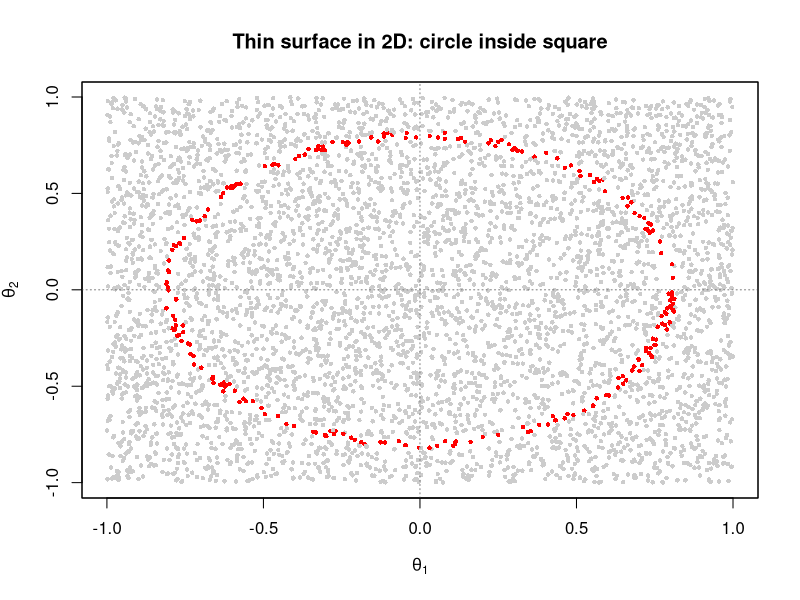
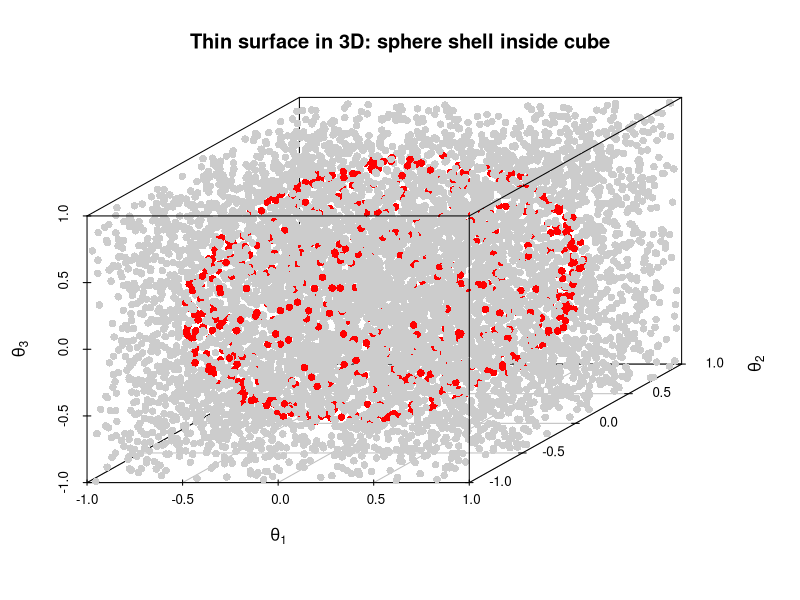
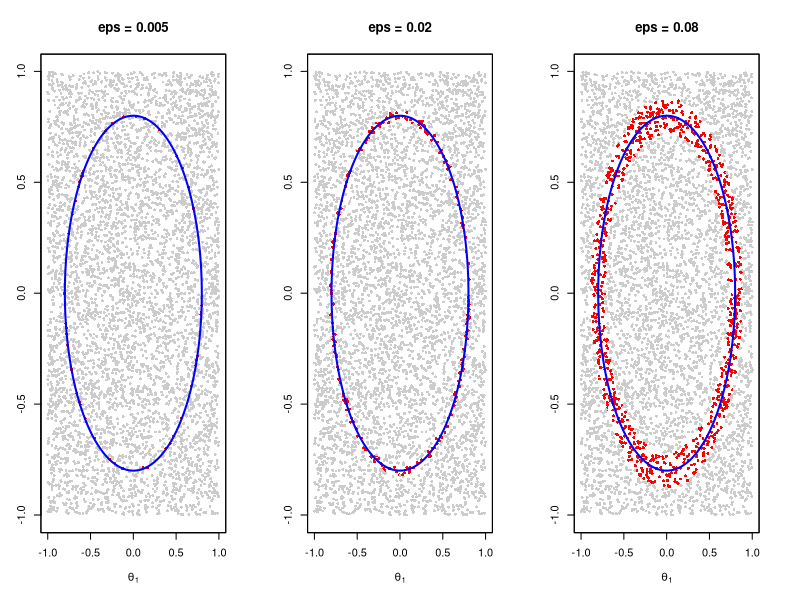
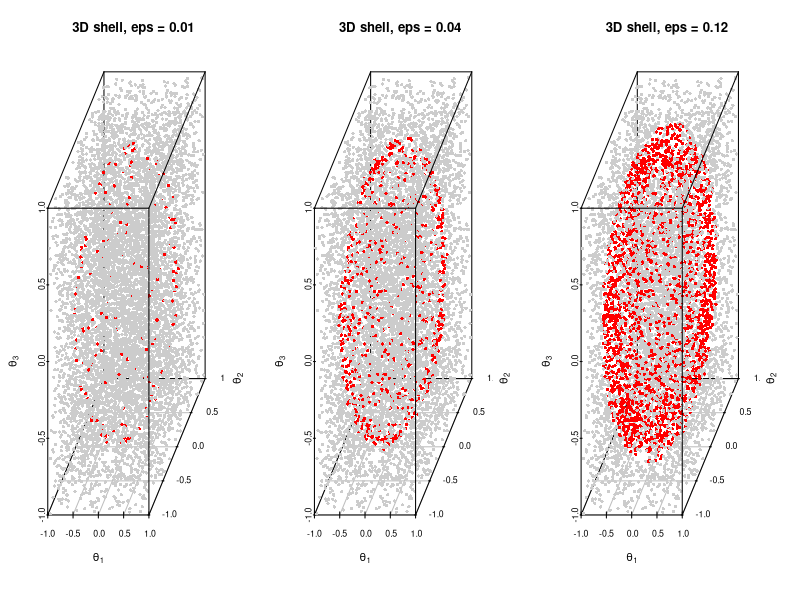

Write R code to recreate these figures, in order.
# the purpose of this script is to understand what happens if you tryt to sample from a thin surface,
# i.e., a space where the one dimension is scalar.


### 2D circle inside square ###
set.seed(1)

# number of random points in the square
n <- 5000

# sample uniformly from [-1,1]^2
theta1 <- runif(n, -1, 1)
theta2 <- runif(n, -1, 1)

# radius of the circle (constraint)
r <- 0.8

# distance from origin
dist2 <- sqrt(theta1^2 + theta2^2)

# points "near" the circle: thin band of width eps
eps <- 0.02
on_circle <- abs(dist2 - r) <= eps

# plot
plot(theta1, theta2,
     col = ifelse(on_circle, "red", "grey80"),
     pch = 16, cex = 0.6,
     xlab = expression(theta[1]),
     ylab = expression(theta[2]),
     main = "Thin surface in 2D: circle inside square")
abline(h = 0, v = 0, col = "grey50", lty = 3)
box()


### 3D sphere inside cube ###
library(scatterplot3d)

set.seed(2)

n <- 8000

# sample uniformly from [-1,1]^3
theta1 <- runif(n, -1, 1)
theta2 <- runif(n, -1, 1)
theta3 <- runif(n, -1, 1)

# sphere radius
r <- 0.9

# distance from origin
dist3 <- sqrt(theta1^2 + theta2^2 + theta3^2)

# narrow band around the sphere
eps <- 0.03
on_sphere <- abs(dist3 - r) <= eps

# 3D scatter: cube in grey, thin shell in red
scatterplot3d(theta1, theta2, theta3,
              color = ifelse(on_sphere, "red", "grey80"),
              pch   = 16,
              xlab  = expression(theta[1]),
              ylab  = expression(theta[2]),
              zlab  = expression(theta[3]),
              main  = "Thin surface in 3D: sphere shell inside cube")

# now if we want to sample from such a space, the probability of being "on the surface" is very low
# a solution to this is to make the scalar dimension have a little more thickness by accepting some
# tolerance around the constraint. It would look as follows:

### 2D circle with thickness ###

set.seed(1)

# number of random points in the square
n <- 5000

# sample uniformly from [-1,1]^2
theta1 <- runif(n, -1, 1)
theta2 <- runif(n, -1, 1)

# radius of the circle (constraint)
r <- 0.8

# distance from origin
dist2 <- sqrt(theta1^2 + theta2^2)

# different tolerances to try
eps_values <- c(0.005, 0.02, 0.08)

par(mfrow = c(1, length(eps_values)))  # 1 row, 3 columns

for (eps in eps_values) {
  
  on_circle <- abs(dist2 - r) <= eps
  
  plot(theta1, theta2,
       col = ifelse(on_circle, "red", "grey80"),
       pch = 16, cex = 0.6,
       xlab = expression(theta[1]),
       ylab = expression(theta[2]),
       main = paste0("eps = ", eps))
  
  # draw the circle itself (for reference)
  ang <- seq(0, 2*pi, length.out = 200)
  lines(r * cos(ang), r * sin(ang), col = "blue", lwd = 2)
  
  box()
}
par(mfrow = c(1,1))

### 3D sphere with thickness ###

set.seed(2)

n <- 8000

# sample uniformly from [-1,1]^3
theta1 <- runif(n, -1, 1)
theta2 <- runif(n, -1, 1)
theta3 <- runif(n, -1, 1)

# sphere radius
r <- 0.9

# distance from origin
dist3 <- sqrt(theta1^2 + theta2^2 + theta3^2)

# different tolerances
eps_values <- c(0.01, 0.04, 0.12)

par(mfrow = c(1, length(eps_values)))

for (eps in eps_values) {
  
  on_sphere <- abs(dist3 - r) <= eps
  
  scatterplot3d(theta1, theta2, theta3,
                color = ifelse(on_sphere, "red", "grey80"),
                pch   = 16,
                xlab  = expression(theta[1]),
                ylab  = expression(theta[2]),
                zlab  = expression(theta[3]),
                main  = paste0("3D shell, eps = ", eps))
}

par(mfrow = c(1,1))
